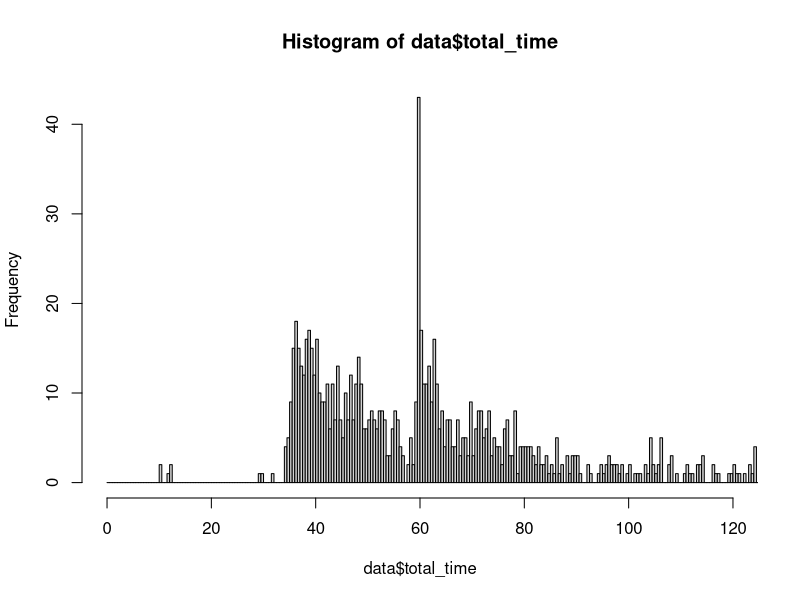

This figure's R source: (Note: this script raises an error after producing the figure.)
data <- as.data.frame(read.csv("../data/hithal.csv"))
names(data) <- c("start_time", "end_time", "extend_time", "idle_time", "number", "type", "dorm")

data$start_time <- as.POSIXct(data$start_time, format="%Y-%m-%d %H:%M:%S")
data$end_time <- as.POSIXct(data$end_time, format="%Y-%m-%d %H:%M:%S")

data <- data[order(data$start_time),]

data <- data[1:1000,]

head(data)

## Get the total time (end_time - start_time + extend_time)

total_time <- as.numeric(difftime(data$end_time, data$start_time), units="mins") + data$extend_time + data$idle_time
data <- cbind(data, total_time)

hist(data$total_time, breaks=seq(0,max(data$total_time)+1, by=0.5), xlim=c(0,120))

i_list <- 800:900#length(data[,1])
j_list <- 1:length(data[,1])

n_inuse = c()
list_inuse = c()
for (i in i_list) {
  n_available = 0
  coin_list = ""
  print(i)
  for (j in j_list) {
    ## Don't check for coincidence for times after
    if (data$start_time[j] >= data$start_time[i]) {
      break # this is ok since ordered
    }
    ## Don't check for coincidence from the same machine
    if (data$number[i] == data$number[j]) {
      next
    }
    ## Don't check coincidence for other type of machine
    if (data$type[i] != data$type[j]) {
      next
    }
    
    ## Actually check to see if the machine is available at the time
    if (data$start_time[j] + data$total_time[j] * 60 > data$start_time[i]) {
      n_available = n_available + 1
      if (coin_list != "") {
        coin_list <- paste(coin_list, toString(data$number[j]), sep=",")
      }
      else {
        coin_list <- toString(data$number[j])
      }
    }
  }
  n_inuse <- append(n_open, n_available)
  list_inuse <- c(list_inuse, coin_list)
}

